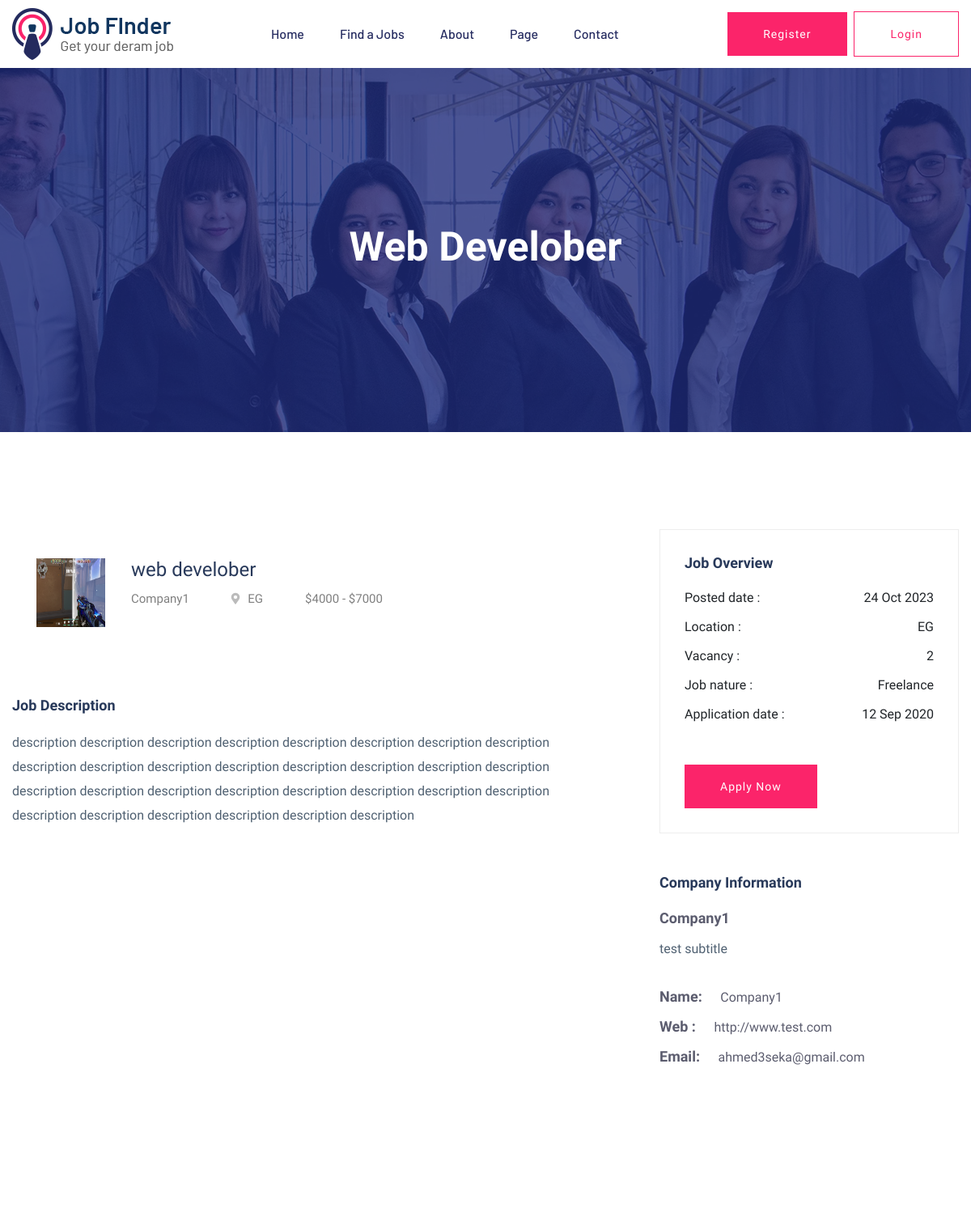
/jobs/web-develober (upper part), run on an earlier commit of the app's database.
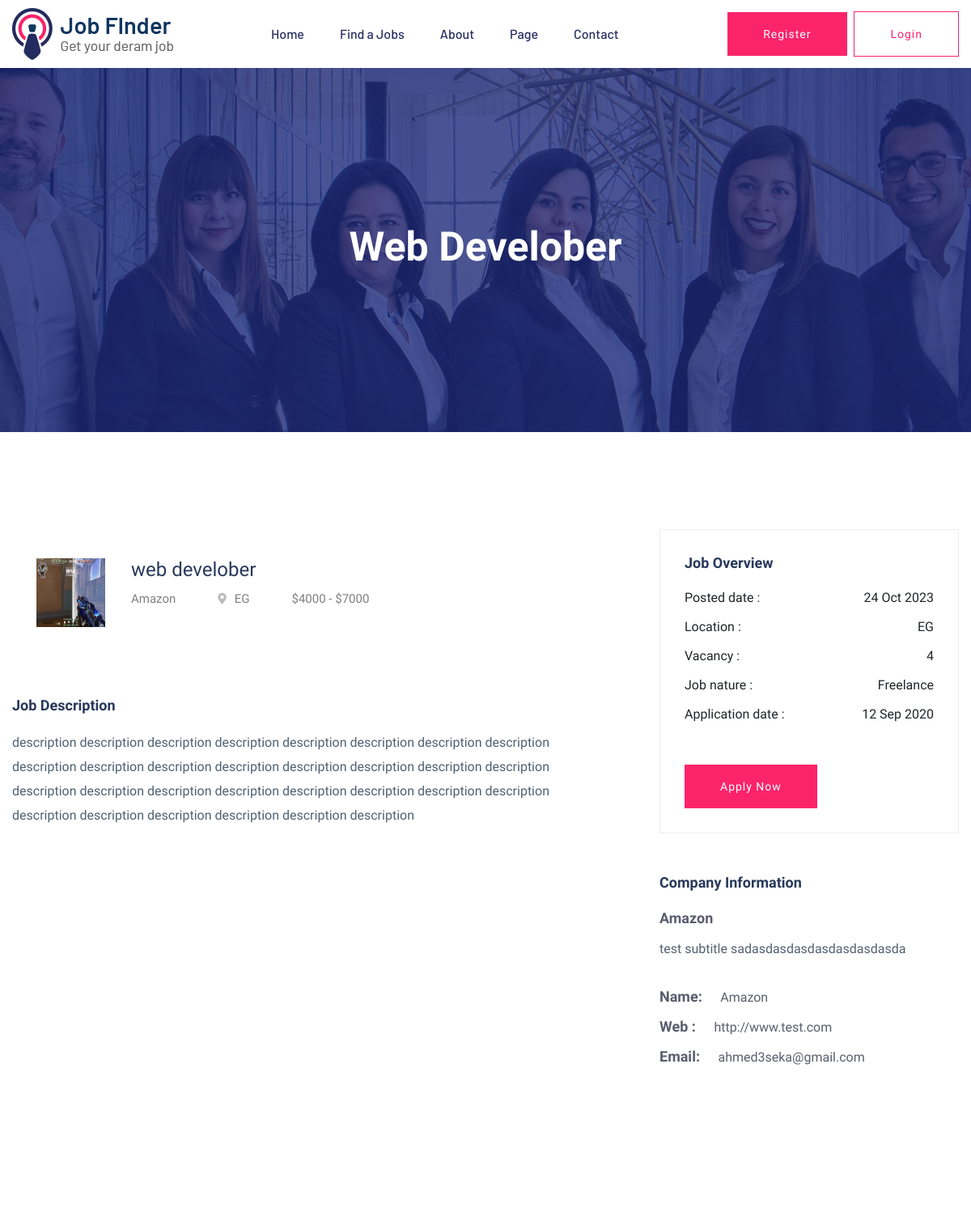
And on a later commit of the database.
### job/models.py (models this page shows, shortened)
class Job(models.Model):
    title = models.CharField(max_length=120)
    location = CountryField()
    company = models.ForeignKey('Company' , on_delete= models.SET_NULL,null=True,blank=True , related_name='job_company')
    created_at = models.DateTimeField(default=timezone.now)
    salary_start = models.IntegerField()
    salary_end = models.IntegerField()
    description = models.TextField(max_length=20000)
    vacancy = models.IntegerField()
    job_type = models.CharField(choices=JOB_TYPE , max_length=10)
    experience = models.IntegerField()
    category = models.ForeignKey('Category' , on_delete=models.CASCADE , related_name= 'job_category')
    slug = models.SlugField(null=True,blank=True)
    def __str__(self):
        return self.title

class Company(models.Model):
    name = models.CharField(max_length=50)
    logo = models.ImageField(upload_to='company')
    subtitle = models.TextField(max_length=100)
    website = models.URLField()
    email = models.EmailField()
    def __str__(self):
        return self.name

### job/views.py (the view)
# urls.py: path('<slug:slug>', job_details),
def job_details(request , slug):
    job = Job.objects.get(slug=slug)
    return render (request, 'job/job_details.html',{'job':job})

### job/templates/job/job_details.html (shortened to what this page needs)
{% extends 'base.html' %}
{% load static %}
{% block body %}
        <main>
            <div class="slider-area ">
            <div class="single-slider section-overly slider-height2 d-flex align-items-center" data-background="{% static 'assets/img/hero/about.jpg' %}">
                <div class="container">
                    <div class="row">
                        <div class="col-xl-12">
                            <div class="hero-cap text-center">
                                <h2>{{job}}</h2>
                            </div>
                        </div>
                    </div>
                </div>
            </div>
            </div>
            <div class="job-post-company pt-120 pb-120">
                <div class="container">
                    <div class="row justify-content-between">
                        <div class="col-xl-7 col-lg-8">
                            <div class="single-job-items mb-50">
                                <div class="job-items">
                                    <div class="company-img company-img-details">
                                        <a href="#"><img src="{{job.company.logo.url}}" style="width:85px;height:85px;" alt=""></a>
                                    </div>
                                    <div class="job-tittle">
                                        <a href="#">
                                            <h4>{{job.title}}</h4>
                                        </a>
                                        <ul>
                                            <li>{{job.company}}</li>
                                            <li><i class="fas fa-map-marker-alt"></i>{{job.location}}</li>
                                            <li>${{job.salary_start}} - ${{job.salary_end}}</li>
                                        </ul>
                                    </div>
                                </div>
                            </div>
                            <div class="job-post-details">
                                <div class="post-details1 mb-50">
                                    <div class="small-section-tittle">
                                        <h4>Job Description</h4>
                                    </div>
                                    <p>{{job.description|safe}}</p>
                                </div>
                            </div>
                        </div>
                        <div class="col-xl-4 col-lg-4">
                            <div class="post-details3  mb-50">
                            <div class="small-section-tittle">
                                <h4>Job Overview</h4>
                            </div>
                            <ul>
                                <li>Posted date : <span>{{job.created_at|date:"d M o"}}</span></li>
                                <li>Location : <span>{{job.location}}</span></li>
                                <li>Vacancy : <span>{{job.vacancy}}</span></li>
                                <li>Job nature : <span>{{job.job_type}}</span></li>
                                <li>Application date : <span>12 Sep 2020</span></li>
                            </ul>
                            <div class="apply-btn2">
                                <a href="#" class="btn">Apply Now</a>
                            </div>
                        </div>
                            <div class="post-details4  mb-50">
                            <div class="small-section-tittle">
                                <h4>Company Information</h4>
                            </div>
                                <span>{{job.company.name}}</span>
                                <p>{{job.company.subtitle}}</p>
                                <ul>
                                    <li>Name: <span>{{job.company.name}}</span></li>
                                    <li>Web : <span>{{job.company.website}}</span></li>
                                    <li>Email: <span>{{job.company.email}}</span></li>
                                </ul>
                        </div>
                        </div>
                    </div>
                </div>
            </div>
        </main>
{% endblock body %}

### templates/base.html (shortened to what this page needs)
{% load static %}
<!doctype html>
<html class="no-js" lang="zxx">
    <head>
            <link rel="stylesheet" href="{% static 'assets/css/bootstrap.min.css' %}">
            <link rel="stylesheet" href="{% static 'assets/css/owl.carousel.min.css' %}">
            <link rel="stylesheet" href="{% static 'assets/css/flaticon.css' %}">
            <link rel="stylesheet" href="{% static 'assets/css/price_rangs.css' %}">
            <link rel="stylesheet" href="{% static 'assets/css/slicknav.css' %}">
            <link rel="stylesheet" href="{% static 'assets/css/animate.min.css' %}">
            <link rel="stylesheet" href="{% static 'assets/css/magnific-popup.css' %}">
            <link rel="stylesheet" href="{% static 'assets/css/fontawesome-all.min.css' %}">
            <link rel="stylesheet" href="{% static 'assets/css/themify-icons.css' %}">
            <link rel="stylesheet" href="{% static 'assets/css/slick.css' %}">
            <link rel="stylesheet" href="{% static 'assets/css/nice-select.css' %}">
            <link rel="stylesheet" href="{% static 'assets/css/style.css' %}">
   </head>
   <body>
    <header>
       <div class="header-area header-transparrent">
           <div class="headder-top header-sticky">
                <div class="container">
                    <div class="row align-items-center">
                        <div class="col-lg-3 col-md-2">
                            <div class="logo">
                                <a href="/jobs"><img src="{% static 'assets/img/logo/logo.png' %}" alt=""></a>
                            </div>
                        </div>
                        <div class="col-lg-9 col-md-9">
                            <div class="menu-wrapper">
                                <div class="main-menu">
                                    <nav class="d-none d-lg-block">
                                        <ul id="navigation">
                                            <li><a href="/jobs">Home</a></li>
                                            <li><a href="/jobs">Find a Jobs </a></li>
                                            <li><a href="about.html">About</a></li>
                                            <li><a href="#">Page</a>
                                            </li>
                                            <li><a href="contact.html">Contact</a></li>
                                        </ul>
                                    </nav>
                                </div>
                                <div class="header-btn d-none f-right d-lg-block">
                                    <a href="#" class="btn head-btn1">Register</a>
                                    <a href="#" class="btn head-btn2">Login</a>
                                </div>
                            </div>
                        </div>
                        <div class="col-12">
                        </div>
                    </div>
                </div>
           </div>
       </div>
    </header>
    {% block body %}{% endblock body %}
    </body>
</html>

### job/templates/job/job_details.html (style rules this page uses)
li { list-style:square !important; }

What changed in the data, as far as the page shows it:
changed Job "Web Develober": company "Company1" → "Amazon"; vacancy "2" → "4"; company.name "Company1" → "Amazon"; company.subtitle "test subtitle" → "test subtitle sadasdasdasdasdasdasdasda"
